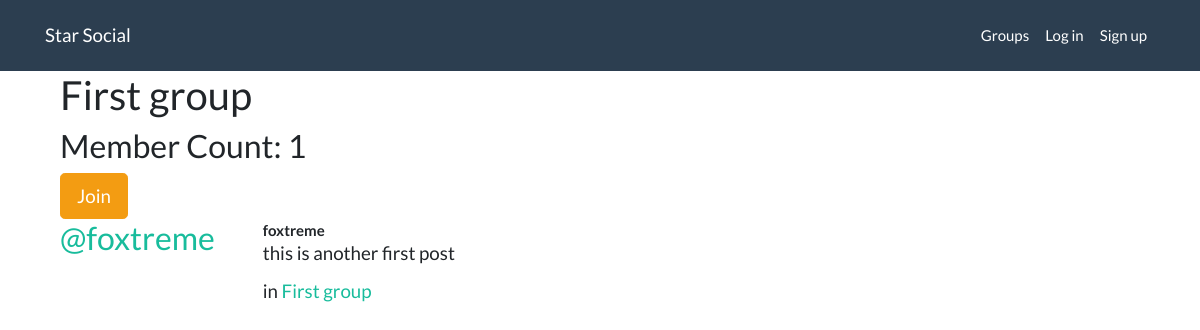
The page /groups/posts/in/first-group on the database its author committed.
### groups/models.py (models this page shows, shortened)
class Group(models.Model):
    name = models.CharField(max_length=255, unique=True)
    slug = models.SlugField(allow_unicode=True, unique=True)
    description = models.TextField(blank=True, default='')
    description_html = models.TextField(editable=False, default='', blank=True)
    members = models.ManyToManyField(User, through='GroupMember')
    class Meta:
        ordering = ['name']

### posts/models.py (models this page shows, shortened)
class Post(models.Model):
    user = models.ForeignKey(User, related_name='posts', on_delete=models.CASCADE)
    created_at = models.DateTimeField(auto_now=True)
    message = models.TextField()
    message_html = models.TextField(editable=False)
    group = models.ForeignKey(Group, related_name='posts', null=True, blank=True, on_delete=models.CASCADE )
    class Meta:
        ordering = ['-created_at']
        unique_together = ['user', 'message']

### groups/views.py (the view)
# urls.py: path('posts/in/<slug>', views.SingleGroup.as_view(), name='single'),
class SingleGroup(generic.DetailView):
    model = Group

### groups/templates/groups/group_detail.html (shortened to what this page needs)
{% extends "groups/group_base.html" %}
{% block pregroup %}
    <div class="container">
        <h2>{{group.name}}</h2>
        <h3>Member Count: {{group.members.count}}</h3>
        <div class="content">
            {% if user in group.members.all %}
                <a href="{% url 'groups:leave' slug=group.slug %}"
                   class="btn btn-lg btn-fill btn-warning">
                    <span class="glyphicon glyphicon-remove-circle"></span>Leave
                </a>
            {% else %}
                <a href="{% url 'groups:join' slug=group.slug %}"
                   class="btn btn-lg btn-fill btn-warning">
                    Join
                </a>
            {% endif %}
        </div>
    </div>
{% endblock %}
{% block group_content %}
    <div class="col-md-8">
        {% if group.posts.count == 0 %}
            <h3>No posts in this group yet!</h3>
        {% else %}
            {% for post in group.posts.all %}
                {% include "posts/_post.html" %}
            {% endfor %}
        {% endif %}
    </div>
{% endblock %}

### posts/templates/posts/_post.html (shortened to what this page needs)
<div class="media">
    <h3 class="mr-5">
        <a href="{% url 'posts:for_user' username=post.user.username %}">
            @{{post.user.username}}
        </a>
    </h3>
    <div class="media-body">
        <strong>{{post.user.username}}</strong>
        <h5>
            {{post.message_html|safe}}
            {% if post.group %}
                <span class="group-name">in <a href="#">{{ post.group.name }}</a> </span>
            {% endif %}
        </h5>
    </div>
</div>

### rows shown on the page
Group: name "First group", members.count "1"
Post: user.username "foxtreme", message_html "this is another first post", group.name "First group"
